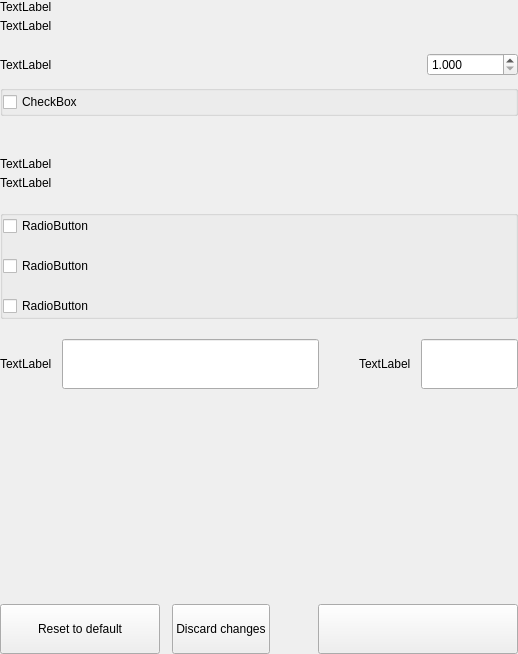
<?xml version="1.0" encoding="UTF-8"?>
<ui version="4.0">
 <class>SettingsWalletOptionsWidget</class>
 <widget class="QWidget" name="SettingsWalletOptionsWidget">
  <property name="geometry">
   <rect>
    <x>0</x>
    <y>0</y>
    <width>518</width>
    <height>654</height>
   </rect>
  </property>
  <property name="windowTitle">
   <string>Form</string>
  </property>
  <layout class="QVBoxLayout" name="verticalLayout">
   <property name="spacing">
    <number>0</number>
   </property>
   <property name="leftMargin">
    <number>0</number>
   </property>
   <property name="topMargin">
    <number>0</number>
   </property>
   <property name="rightMargin">
    <number>0</number>
   </property>
   <property name="bottomMargin">
    <number>0</number>
   </property>
   <item>
    <widget class="QWidget" name="left" native="true">
     <layout class="QVBoxLayout" name="verticalLayout_1">
      <property name="leftMargin">
       <number>0</number>
      </property>
      <property name="topMargin">
       <number>0</number>
      </property>
      <property name="rightMargin">
       <number>0</number>
      </property>
      <property name="bottomMargin">
       <number>0</number>
      </property>
      <item>
       <layout class="QVBoxLayout" name="verticalLayout_2">
        <property name="spacing">
         <number>0</number>
        </property>
        <item>
         <layout class="QHBoxLayout" name="horizontalLayout">
          <property name="spacing">
           <number>0</number>
          </property>
          <item>
           <layout class="QVBoxLayout" name="verticalLayoutTitle">
            <property name="spacing">
             <number>5</number>
            </property>
            <item>
             <widget class="QLabel" name="labelTitle">
              <property name="text">
               <string>TextLabel</string>
              </property>
             </widget>
            </item>
            <item>
             <widget class="QLabel" name="labelSubtitle1">
              <property name="text">
               <string>TextLabel</string>
              </property>
              <property name="wordWrap">
               <bool>true</bool>
              </property>
             </widget>
            </item>
           </layout>
          </item>
         </layout>
        </item>
        <item>
         <spacer name="verticalSpacer">
          <property name="orientation">
           <enum>Qt::Vertical</enum>
          </property>
          <property name="sizeType">
           <enum>QSizePolicy::Fixed</enum>
          </property>
          <property name="sizeHint" stdset="0">
           <size>
            <width>20</width>
            <height>20</height>
           </size>
          </property>
         </spacer>
        </item>
        <item>
         <layout class="QHBoxLayout" name="horizontalLayout_1">
          <property name="bottomMargin">
           <number>9</number>
          </property>
          <item>
           <widget class="QLabel" name="labelTitleStake">
            <property name="text">
             <string>TextLabel</string>
            </property>
           </widget>
          </item>
          <item>
           <spacer name="horizontalSpacer">
            <property name="orientation">
             <enum>Qt::Horizontal</enum>
            </property>
            <property name="sizeHint" stdset="0">
             <size>
              <width>40</width>
              <height>20</height>
             </size>
            </property>
           </spacer>
          </item>
          <item>
           <widget class="QDoubleSpinBox" name="spinBoxStakeSplitThreshold">
            <property name="decimals">
             <number>3</number>
            </property>
            <property name="minimum">
             <number>1</number>
            </property>
            <property name="maximum">
             <number>999999</number>
            </property>
           </widget>
          </item>
         </layout>
        </item>
        <item>
         <widget class="QGroupBox" name="groupBox">
          <property name="title">
           <string/>
          </property>
          <layout class="QVBoxLayout" name="verticalLayout_3">
           <property name="spacing">
            <number>20</number>
           </property>
           <property name="leftMargin">
            <number>0</number>
           </property>
           <property name="topMargin">
            <number>0</number>
           </property>
           <property name="rightMargin">
            <number>0</number>
           </property>
           <property name="bottomMargin">
            <number>0</number>
           </property>
           <item>
            <widget class="QCheckBox" name="radioButtonSpend">
             <property name="text">
              <string>CheckBox</string>
             </property>
            </widget>
           </item>
          </layout>
         </widget>
        </item>
        <item>
         <spacer name="verticalSpacer_1">
          <property name="orientation">
           <enum>Qt::Vertical</enum>
          </property>
          <property name="sizeType">
           <enum>QSizePolicy::Fixed</enum>
          </property>
          <property name="sizeHint" stdset="0">
           <size>
            <width>20</width>
            <height>20</height>
           </size>
          </property>
         </spacer>
        </item>
        <item>
         <widget class="QLabel" name="labelDivider">
          <property name="minimumSize">
           <size>
            <width>0</width>
            <height>1</height>
           </size>
          </property>
          <property name="maximumSize">
           <size>
            <width>16777215</width>
            <height>1</height>
           </size>
          </property>
          <property name="text">
           <string/>
          </property>
         </widget>
        </item>
        <item>
         <spacer name="verticalSpacer_2">
          <property name="orientation">
           <enum>Qt::Vertical</enum>
          </property>
          <property name="sizeType">
           <enum>QSizePolicy::Fixed</enum>
          </property>
          <property name="sizeHint" stdset="0">
           <size>
            <width>20</width>
            <height>20</height>
           </size>
          </property>
         </spacer>
        </item>
        <item>
         <layout class="QHBoxLayout" name="horizontalLayout_2">
          <property name="spacing">
           <number>0</number>
          </property>
          <item>
           <layout class="QVBoxLayout" name="verticalLayoutTitle_1">
            <property name="spacing">
             <number>5</number>
            </property>
            <item>
             <widget class="QLabel" name="labelTitleNetwork">
              <property name="text">
               <string>TextLabel</string>
              </property>
             </widget>
            </item>
            <item>
             <widget class="QLabel" name="labelSubtitleNetwork">
              <property name="text">
               <string>TextLabel</string>
              </property>
              <property name="wordWrap">
               <bool>true</bool>
              </property>
             </widget>
            </item>
           </layout>
          </item>
         </layout>
        </item>
        <item>
         <spacer name="verticalSpacer_3">
          <property name="orientation">
           <enum>Qt::Vertical</enum>
          </property>
          <property name="sizeType">
           <enum>QSizePolicy::Fixed</enum>
          </property>
          <property name="sizeHint" stdset="0">
           <size>
            <width>20</width>
            <height>20</height>
           </size>
          </property>
         </spacer>
        </item>
        <item>
         <widget class="QGroupBox" name="groupBox_1">
          <property name="title">
           <string/>
          </property>
          <layout class="QVBoxLayout" name="verticalLayout_4">
           <property name="spacing">
            <number>20</number>
           </property>
           <property name="leftMargin">
            <number>0</number>
           </property>
           <property name="topMargin">
            <number>0</number>
           </property>
           <property name="rightMargin">
            <number>0</number>
           </property>
           <property name="bottomMargin">
            <number>0</number>
           </property>
           <item>
            <widget class="QCheckBox" name="checkBoxMap">
             <property name="text">
              <string>RadioButton</string>
             </property>
            </widget>
           </item>
           <item>
            <widget class="QCheckBox" name="checkBoxAllow">
             <property name="text">
              <string>RadioButton</string>
             </property>
            </widget>
           </item>
           <item>
            <widget class="QCheckBox" name="checkBoxConnect">
             <property name="text">
              <string>RadioButton</string>
             </property>
            </widget>
           </item>
          </layout>
         </widget>
        </item>
        <item>
         <spacer name="verticalSpacer_4">
          <property name="orientation">
           <enum>Qt::Vertical</enum>
          </property>
          <property name="sizeType">
           <enum>QSizePolicy::Fixed</enum>
          </property>
          <property name="sizeHint" stdset="0">
           <size>
            <width>20</width>
            <height>20</height>
           </size>
          </property>
         </spacer>
        </item>
        <item>
         <layout class="QHBoxLayout" name="horizontalLayout_3" stretch="2,0,1">
          <property name="spacing">
           <number>0</number>
          </property>
          <item>
           <layout class="QHBoxLayout" name="horizontalLayout_4">
            <property name="spacing">
             <number>10</number>
            </property>
            <item>
             <widget class="QLabel" name="labelSubtitleProxy">
              <property name="text">
               <string>TextLabel</string>
              </property>
             </widget>
            </item>
            <item>
             <widget class="QLineEdit" name="lineEditProxy">
              <property name="minimumSize">
               <size>
                <width>0</width>
                <height>50</height>
               </size>
              </property>
              <property name="maximumSize">
               <size>
                <width>16777215</width>
                <height>50</height>
               </size>
              </property>
             </widget>
            </item>
           </layout>
          </item>
          <item>
           <spacer name="horizontalSpacer_1">
            <property name="orientation">
             <enum>Qt::Horizontal</enum>
            </property>
            <property name="sizeHint" stdset="0">
             <size>
              <width>40</width>
              <height>20</height>
             </size>
            </property>
           </spacer>
          </item>
          <item>
           <layout class="QHBoxLayout" name="horizontalLayout_5">
            <property name="spacing">
             <number>10</number>
            </property>
            <item>
             <widget class="QLabel" name="labelSubtitlePort">
              <property name="text">
               <string>TextLabel</string>
              </property>
             </widget>
            </item>
            <item>
             <widget class="QLineEdit" name="lineEditPort">
              <property name="minimumSize">
               <size>
                <width>0</width>
                <height>50</height>
               </size>
              </property>
              <property name="maximumSize">
               <size>
                <width>16777215</width>
                <height>50</height>
               </size>
              </property>
             </widget>
            </item>
           </layout>
          </item>
         </layout>
        </item>
        <item>
         <spacer name="verticalSpacer_5">
          <property name="orientation">
           <enum>Qt::Vertical</enum>
          </property>
          <property name="sizeHint" stdset="0">
           <size>
            <width>20</width>
            <height>40</height>
           </size>
          </property>
         </spacer>
        </item>
        <item>
         <layout class="QHBoxLayout" name="horizontalLayout_6">
          <property name="spacing">
           <number>12</number>
          </property>
          <item>
           <widget class="QPushButton" name="pushButtonReset">
            <property name="minimumSize">
             <size>
              <width>160</width>
              <height>50</height>
             </size>
            </property>
            <property name="maximumSize">
             <size>
              <width>50</width>
              <height>16777215</height>
             </size>
            </property>
            <property name="focusPolicy">
             <enum>Qt::NoFocus</enum>
            </property>
            <property name="text">
             <string>Reset to default</string>
            </property>
           </widget>
          </item>
          <item>
           <widget class="QPushButton" name="pushButtonClean">
            <property name="minimumSize">
             <size>
              <width>0</width>
              <height>50</height>
             </size>
            </property>
            <property name="focusPolicy">
             <enum>Qt::NoFocus</enum>
            </property>
            <property name="text">
             <string>Discard changes</string>
            </property>
           </widget>
          </item>
          <item>
           <spacer name="horizontalSpacer_2">
            <property name="orientation">
             <enum>Qt::Horizontal</enum>
            </property>
            <property name="sizeType">
             <enum>QSizePolicy::Expanding</enum>
            </property>
            <property name="sizeHint" stdset="0">
             <size>
              <width>40</width>
              <height>20</height>
             </size>
            </property>
           </spacer>
          </item>
          <item>
           <widget class="QPushButton" name="pushButtonSave">
            <property name="minimumSize">
             <size>
              <width>200</width>
              <height>50</height>
             </size>
            </property>
            <property name="maximumSize">
             <size>
              <width>200</width>
              <height>50</height>
             </size>
            </property>
            <property name="focusPolicy">
             <enum>Qt::NoFocus</enum>
            </property>
            <property name="text">
             <string/>
            </property>
           </widget>
          </item>
         </layout>
        </item>
       </layout>
      </item>
     </layout>
    </widget>
   </item>
  </layout>
 </widget>
 <resources/>
 <connections/>
</ui>
